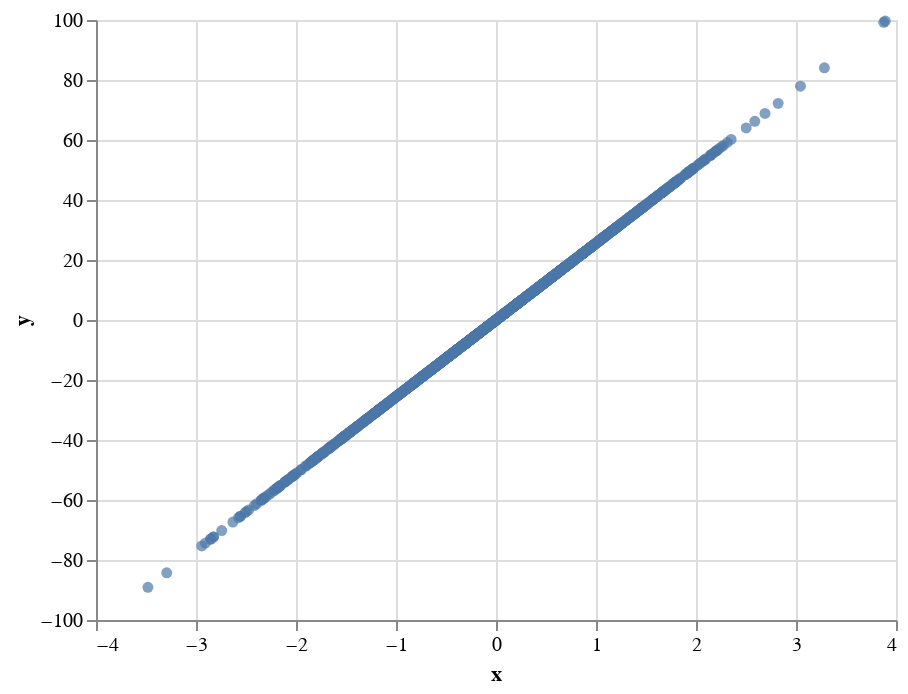

Notebook source saved alongside this figure:
### Markdown cell above
* Using Altair, make a scatter plot of this data

### Code cell
alt.Chart(df).mark_circle().encode(
    x="x",
    y="y"
)

### Figure 1 — Vega-Lite specification as saved in the notebook (floating-point values rounded to 4 significant figures; data arrays with more than 128 entries replaced by an {"elided": "..."} marker saying what was removed)
{"config": {"view": {"continuousWidth": 400, "continuousHeight": 300}}, "data": {"name": "data-6628152a127f1806658b355dd781be4c"}, "mark": "circle", "encoding": {"x": {"field": "x", "type": "quantitative"}, "y": {"field": "y", "type": "quantitative"}}, "$schema": "https://vega.github.io/schema/vega-lite/v4.17.0.json", "datasets": {"data-6628152a127f1806658b355dd781be4c": {"elided": "2000 records"}}}
